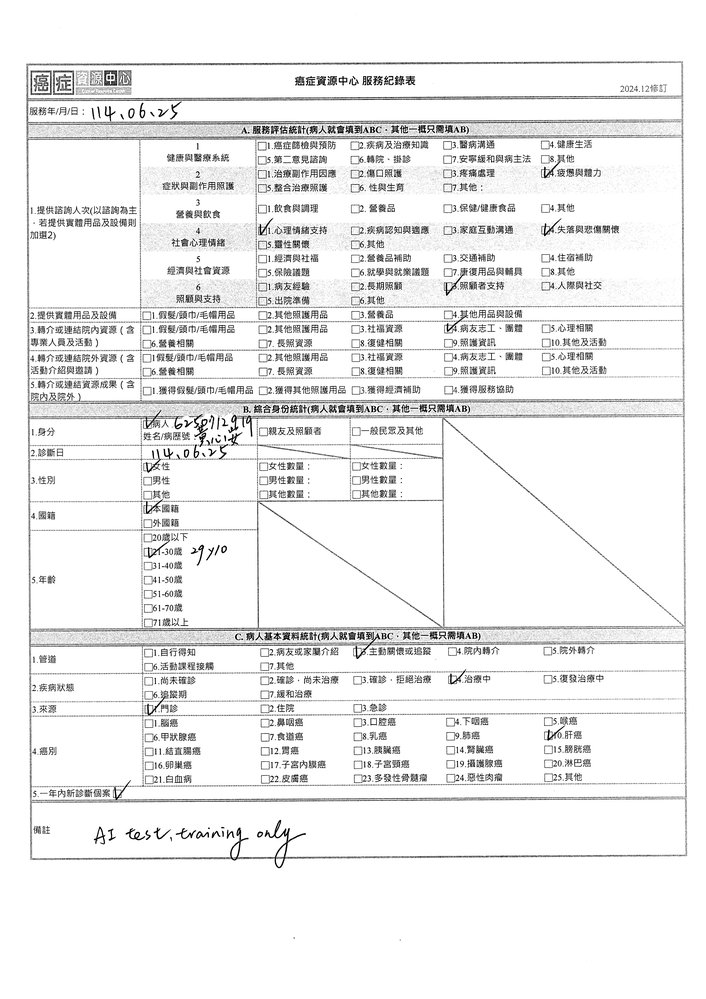
#> input picture tests/fixtures/scan/form.png, 706 x 999 px, shrunk from 3308 x 4678 before the run
$ python -i document_condition.py   (imports and definitions only)
#> lines starting #> are read from the running program, lines starting #| are printed output that depends on the picture
#> further down, picture is the input picture: shape (999, 706, 3); min 0, max 255, mean 238.9
"""Optional OpenCV enhancement for captured document images."""
from __future__ import annotations

MIN_LONG_EDGE = 2000


def enhance(image):
    """Return a denoised grayscale capture, upscaling small inputs when helpful."""
    import cv2

    gray = image
    if getattr(image, "ndim", 0) == 3:
        gray = cv2.cvtColor(image, cv2.COLOR_BGR2GRAY)
    height, width = gray.shape[:2]
#> height = 999; width = 706
    long_edge = max(height, width)
#> long_edge = 999
    if long_edge < MIN_LONG_EDGE:
        scale = MIN_LONG_EDGE / float(long_edge)
#> scale = 2
        gray = cv2.resize(
            gray,
            (int(width * scale), int(height * scale)),
            interpolation=cv2.INTER_CUBIC,
        )
#> gray: shape (2000, 1413)
    gray = cv2.createCLAHE(clipLimit=2.0, tileGridSize=(8, 8)).apply(gray)
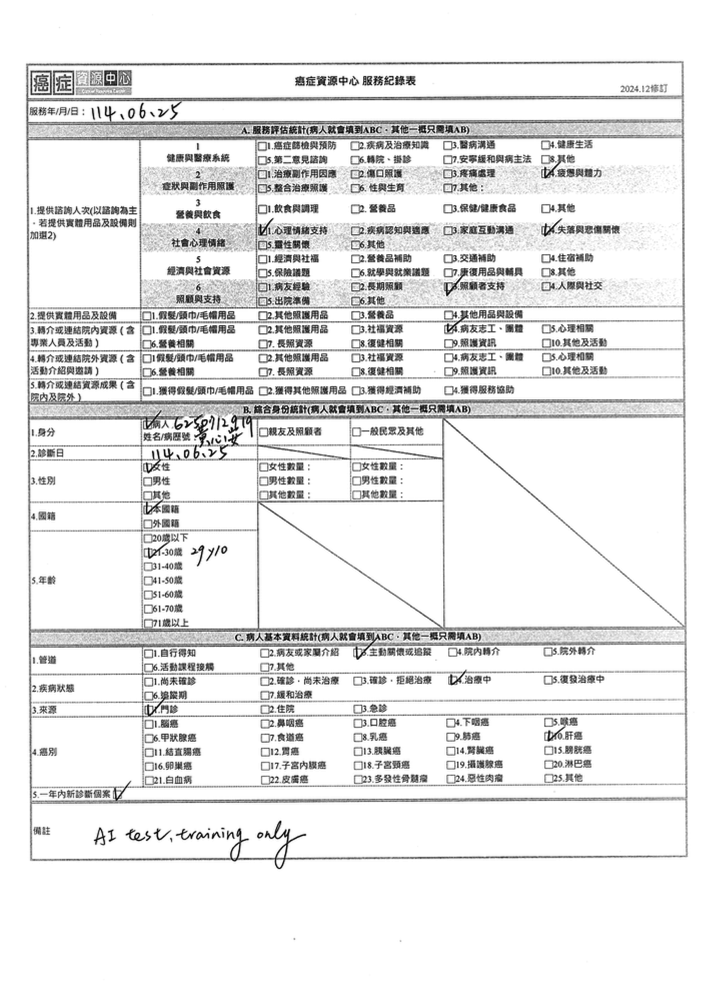
#> gray: shape (2000, 1413) (shown at 1/2 size); min 0, max 255, mean 232.5
    return cv2.fastNlMeansDenoising(gray, h=7)

>>> import cv2
>>> picture = cv2.imread('../../tests/fixtures/scan/form.png')
>>> result = enhance(picture)
